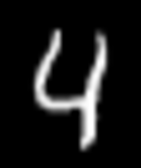
%> input picture testDigitInv.png, 141 x 168 px
$ octave normalize.m   (GNU Octave 9; MATLAB toolbox functions it lacks are replaced by stand-ins)
%> lines starting %> are read from the running program, lines starting %| are printed output that depends on the picture; in (x1, y1, x2, y2) boxes, pixels count from 0 and x2, y2 are one past the last pixel; in counts of white or black regions, pixels touching at a corner belong together; the program's own positions count from 1
### moment.m
function total = moment(img, p, q)

    [rows , cols] = size(img);

    temp = double(img);

    total = 0;

    for x = 1:cols
       for y = 1:rows

          step = (x^p) * (y^q) * temp(y,x);

          total = total + step;

       end
    end
end

### normalize.m

digit = imread('testDigitInv.png');
%> digit is the input picture: size 168x141 uint8; min 0, max 255, mean 24.7

H1 = 60;
W1 = 60;

[H2, W2] = size(digit);
%> H2 = 168; W2 = 141

alpha = sqrt(W2/W1);
%> alpha = 1.53
beta = sqrt(H2/H1);
%> beta = 1.67

xc = moment(digit, 1, 0)/moment(digit, 0, 0);
%> after the loop in moment, `for x = 1:cols`: total = 44026370
%> xc = 75.22
yc = moment(digit, 0, 1)/moment(digit, 0, 0);
%> yc = 89.7

xcprime = W2/2;
%> xcprime = 70.5
ycprime = H2/2;
%> ycprime = 84

norm = zeros(H1, W1);

for x=1:W2
   for y=1:H2

       xprime = round(alpha * (x - xc) + xcprime);

       yprime = round(beta * (y -yc) + ycprime);

       if(xprime >= 1 && yprime >=1)
            norm(yprime,xprime) = digit(y,x);
       end
   end
end
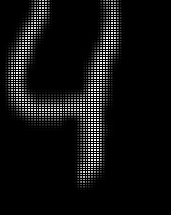
%> norm: size 215x171 double; min 0, max 255, mean 15.3


imtool(norm)
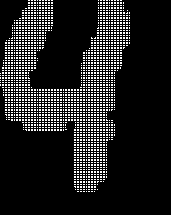
%> displayed picture: size 215x171, on the screen's scale of 0 to 255; 13.2% white in thin lines or dots, all inside (x1, y1, x2, y2) = (0, 0, 130, 192)
